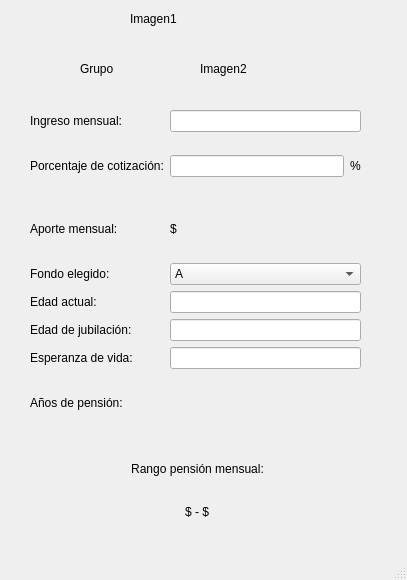
<?xml version="1.0" encoding="UTF-8"?>
<ui version="4.0">
 <class>MainWindow</class>
 <widget class="QMainWindow" name="MainWindow">
  <property name="geometry">
   <rect>
    <x>0</x>
    <y>0</y>
    <width>407</width>
    <height>580</height>
   </rect>
  </property>
  <property name="windowTitle">
   <string>ArgentumAFP</string>
  </property>
  <widget class="QWidget" name="centralwidget">
   <widget class="QWidget" name="gridLayoutWidget">
    <property name="geometry">
     <rect>
      <x>30</x>
      <y>110</y>
      <width>331</width>
      <height>321</height>
     </rect>
    </property>
    <layout class="QGridLayout" name="gridLayout">
     <item row="0" column="1">
      <widget class="QLineEdit" name="lineEdit"/>
     </item>
     <item row="1" column="0">
      <widget class="QLabel" name="label_3">
       <property name="text">
        <string>Porcentaje de cotización:</string>
       </property>
      </widget>
     </item>
     <item row="2" column="0">
      <widget class="QLabel" name="label_4">
       <property name="text">
        <string>Aporte mensual:</string>
       </property>
      </widget>
     </item>
     <item row="5" column="1">
      <widget class="QLineEdit" name="lineEdit_5"/>
     </item>
     <item row="0" column="0">
      <widget class="QLabel" name="label">
       <property name="text">
        <string>Ingreso mensual:</string>
       </property>
      </widget>
     </item>
     <item row="3" column="1">
      <widget class="QComboBox" name="comboBox">
       <item>
        <property name="text">
         <string>A</string>
        </property>
       </item>
       <item>
        <property name="text">
         <string>B</string>
        </property>
       </item>
       <item>
        <property name="text">
         <string>C</string>
        </property>
       </item>
       <item>
        <property name="text">
         <string>D</string>
        </property>
       </item>
       <item>
        <property name="text">
         <string>E</string>
        </property>
       </item>
      </widget>
     </item>
     <item row="4" column="1">
      <widget class="QLineEdit" name="lineEdit_4"/>
     </item>
     <item row="4" column="0">
      <widget class="QLabel" name="label_7">
       <property name="text">
        <string>Edad actual:</string>
       </property>
      </widget>
     </item>
     <item row="6" column="0">
      <widget class="QLabel" name="label_9">
       <property name="text">
        <string>Esperanza de vida:</string>
       </property>
      </widget>
     </item>
     <item row="3" column="0">
      <widget class="QLabel" name="label_6">
       <property name="text">
        <string>Fondo elegido:</string>
       </property>
      </widget>
     </item>
     <item row="5" column="0">
      <widget class="QLabel" name="label_8">
       <property name="text">
        <string>Edad de jubilación:</string>
       </property>
      </widget>
     </item>
     <item row="7" column="0">
      <widget class="QLabel" name="label_10">
       <property name="text">
        <string>Años de pensión:</string>
       </property>
      </widget>
     </item>
     <item row="6" column="1">
      <widget class="QLineEdit" name="lineEdit_6"/>
     </item>
     <item row="7" column="1">
      <widget class="QLabel" name="label_5">
       <property name="text">
        <string/>
       </property>
      </widget>
     </item>
     <item row="2" column="1">
      <widget class="QLabel" name="label_2">
       <property name="text">
        <string>$</string>
       </property>
      </widget>
     </item>
     <item row="1" column="1">
      <layout class="QHBoxLayout" name="horizontalLayout_2">
       <item>
        <widget class="QLineEdit" name="lineEdit_2"/>
       </item>
       <item>
        <widget class="QLabel" name="label_11">
         <property name="text">
          <string>%</string>
         </property>
        </widget>
       </item>
      </layout>
     </item>
    </layout>
   </widget>
   <widget class="QWidget" name="verticalLayoutWidget_3">
    <property name="geometry">
     <rect>
      <x>72</x>
      <y>450</y>
      <width>251</width>
      <height>80</height>
     </rect>
    </property>
    <layout class="QVBoxLayout" name="verticalLayout_3">
     <item alignment="Qt::AlignHCenter">
      <widget class="QLabel" name="label_12">
       <property name="text">
        <string>Rango pensión mensual:</string>
       </property>
       <property name="alignment">
        <set>Qt::AlignCenter</set>
       </property>
      </widget>
     </item>
     <item alignment="Qt::AlignHCenter">
      <widget class="QLabel" name="label_13">
       <property name="text">
        <string>$ - $</string>
       </property>
       <property name="alignment">
        <set>Qt::AlignCenter</set>
       </property>
      </widget>
     </item>
    </layout>
   </widget>
   <widget class="QLabel" name="label_14">
    <property name="geometry">
     <rect>
      <x>80</x>
      <y>60</y>
      <width>71</width>
      <height>17</height>
     </rect>
    </property>
    <property name="text">
     <string>Grupo</string>
    </property>
   </widget>
   <widget class="QLabel" name="label_15">
    <property name="geometry">
     <rect>
      <x>130</x>
      <y>10</y>
      <width>71</width>
      <height>17</height>
     </rect>
    </property>
    <property name="text">
     <string>Imagen1</string>
    </property>
   </widget>
   <widget class="QLabel" name="label_16">
    <property name="geometry">
     <rect>
      <x>200</x>
      <y>60</y>
      <width>71</width>
      <height>17</height>
     </rect>
    </property>
    <property name="text">
     <string>Imagen2</string>
    </property>
   </widget>
  </widget>
  <widget class="QMenuBar" name="menubar">
   <property name="geometry">
    <rect>
     <x>0</x>
     <y>0</y>
     <width>407</width>
     <height>25</height>
    </rect>
   </property>
  </widget>
  <widget class="QStatusBar" name="statusbar"/>
 </widget>
 <resources/>
 <connections/>
</ui>
